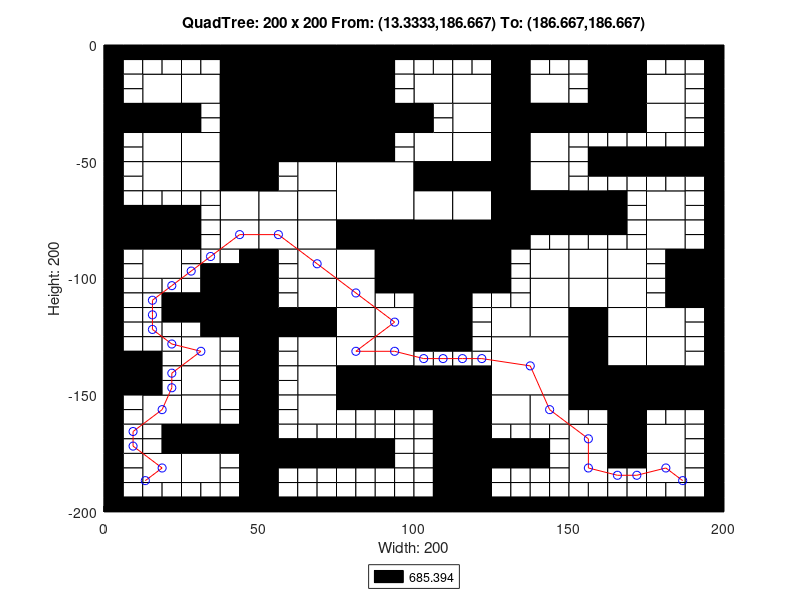

Write the MATLAB code that produced this figure.
axis([0 200 -200 0]);
title('QuadTree: 200 x 200 From: (13.3333,186.667) To: (186.667,186.667)');
xlabel('Width: 200');
ylabel('Height: 200');
rectangle('Position',[50 -25 25 25], 'FaceColor',[0 0 0]);
rectangle('Position',[50 -50 25 25], 'FaceColor',[0 0 0]);
rectangle('Position',[75 -75 25 25], 'FaceColor',[1 1 1]);
rectangle('Position',[100 -100 25 25], 'FaceColor',[0 0 0]);
rectangle('Position',[125 -150 25 25], 'FaceColor',[1 1 1]);
rectangle('Position',[12.5 -25 12.5 12.5], 'FaceColor',[1 1 1]);
rectangle('Position',[37.5 -12.5 12.5 12.5], 'FaceColor',[0 0 0]);
rectangle('Position',[25 -25 12.5 12.5], 'FaceColor',[1 1 1]);
rectangle('Position',[37.5 -25 12.5 12.5], 'FaceColor',[0 0 0]);
rectangle('Position',[0 -37.5 12.5 12.5], 'FaceColor',[0 0 0]);
rectangle('Position',[12.5 -37.5 12.5 12.5], 'FaceColor',[0 0 0]);
rectangle('Position',[12.5 -50 12.5 12.5], 'FaceColor',[1 1 1]);
rectangle('Position',[37.5 -37.5 12.5 12.5], 'FaceColor',[0 0 0]);
rectangle('Position',[25 -50 12.5 12.5], 'FaceColor',[1 1 1]);
rectangle('Position',[37.5 -50 12.5 12.5], 'FaceColor',[0 0 0]);
rectangle('Position',[75 -12.5 12.5 12.5], 'FaceColor',[0 0 0]);
rectangle('Position',[75 -25 12.5 12.5], 'FaceColor',[0 0 0]);
rectangle('Position',[75 -37.5 12.5 12.5], 'FaceColor',[0 0 0]);
rectangle('Position',[87.5 -37.5 12.5 12.5], 'FaceColor',[0 0 0]);
rectangle('Position',[75 -50 12.5 12.5], 'FaceColor',[0 0 0]);
rectangle('Position',[12.5 -62.5 12.5 12.5], 'FaceColor',[1 1 1]);
rectangle('Position',[25 -62.5 12.5 12.5], 'FaceColor',[1 1 1]);
rectangle('Position',[37.5 -62.5 12.5 12.5], 'FaceColor',[0 0 0]);
rectangle('Position',[37.5 -75 12.5 12.5], 'FaceColor',[1 1 1]);
rectangle('Position',[0 -87.5 12.5 12.5], 'FaceColor',[0 0 0]);
rectangle('Position',[12.5 -87.5 12.5 12.5], 'FaceColor',[0 0 0]);
rectangle('Position',[12.5 -100 12.5 12.5], 'FaceColor',[1 1 1]);
rectangle('Position',[37.5 -87.5 12.5 12.5], 'FaceColor',[1 1 1]);
rectangle('Position',[62.5 -62.5 12.5 12.5], 'FaceColor',[1 1 1]);
rectangle('Position',[50 -75 12.5 12.5], 'FaceColor',[1 1 1]);
rectangle('Position',[62.5 -75 12.5 12.5], 'FaceColor',[1 1 1]);
rectangle('Position',[50 -87.5 12.5 12.5], 'FaceColor',[1 1 1]);
rectangle('Position',[62.5 -87.5 12.5 12.5], 'FaceColor',[1 1 1]);
rectangle('Position',[62.5 -100 12.5 12.5], 'FaceColor',[1 1 1]);
rectangle('Position',[75 -87.5 12.5 12.5], 'FaceColor',[0 0 0]);
rectangle('Position',[87.5 -87.5 12.5 12.5], 'FaceColor',[0 0 0]);
rectangle('Position',[75 -100 12.5 12.5], 'FaceColor',[1 1 1]);
rectangle('Position',[87.5 -100 12.5 12.5], 'FaceColor',[0 0 0]);
rectangle('Position',[100 -25 12.5 12.5], 'FaceColor',[1 1 1]);
rectangle('Position',[112.5 -25 12.5 12.5], 'FaceColor',[1 1 1]);
rectangle('Position',[125 -12.5 12.5 12.5], 'FaceColor',[0 0 0]);
rectangle('Position',[125 -25 12.5 12.5], 'FaceColor',[0 0 0]);
rectangle('Position',[137.5 -25 12.5 12.5], 'FaceColor',[1 1 1]);
rectangle('Position',[112.5 -37.5 12.5 12.5], 'FaceColor',[1 1 1]);
rectangle('Position',[100 -50 12.5 12.5], 'FaceColor',[1 1 1]);
rectangle('Position',[112.5 -50 12.5 12.5], 'FaceColor',[1 1 1]);
rectangle('Position',[125 -37.5 12.5 12.5], 'FaceColor',[0 0 0]);
rectangle('Position',[137.5 -37.5 12.5 12.5], 'FaceColor',[0 0 0]);
rectangle('Position',[125 -50 12.5 12.5], 'FaceColor',[0 0 0]);
rectangle('Position',[137.5 -50 12.5 12.5], 'FaceColor',[1 1 1]);
rectangle('Position',[162.5 -12.5 12.5 12.5], 'FaceColor',[0 0 0]);
rectangle('Position',[162.5 -25 12.5 12.5], 'FaceColor',[0 0 0]);
rectangle('Position',[175 -25 12.5 12.5], 'FaceColor',[1 1 1]);
rectangle('Position',[150 -37.5 12.5 12.5], 'FaceColor',[0 0 0]);
rectangle('Position',[162.5 -37.5 12.5 12.5], 'FaceColor',[0 0 0]);
rectangle('Position',[175 -37.5 12.5 12.5], 'FaceColor',[1 1 1]);
rectangle('Position',[100 -62.5 12.5 12.5], 'FaceColor',[0 0 0]);
rectangle('Position',[112.5 -62.5 12.5 12.5], 'FaceColor',[0 0 0]);
rectangle('Position',[100 -75 12.5 12.5], 'FaceColor',[1 1 1]);
rectangle('Position',[112.5 -75 12.5 12.5], 'FaceColor',[1 1 1]);
rectangle('Position',[125 -62.5 12.5 12.5], 'FaceColor',[0 0 0]);
rectangle('Position',[137.5 -62.5 12.5 12.5], 'FaceColor',[1 1 1]);
rectangle('Position',[125 -75 12.5 12.5], 'FaceColor',[0 0 0]);
rectangle('Position',[137.5 -75 12.5 12.5], 'FaceColor',[0 0 0]);
rectangle('Position',[125 -87.5 12.5 12.5], 'FaceColor',[0 0 0]);
rectangle('Position',[137.5 -100 12.5 12.5], 'FaceColor',[1 1 1]);
rectangle('Position',[150 -75 12.5 12.5], 'FaceColor',[0 0 0]);
rectangle('Position',[175 -75 12.5 12.5], 'FaceColor',[1 1 1]);
rectangle('Position',[150 -100 12.5 12.5], 'FaceColor',[1 1 1]);
rectangle('Position',[162.5 -100 12.5 12.5], 'FaceColor',[1 1 1]);
rectangle('Position',[175 -87.5 12.5 12.5], 'FaceColor',[1 1 1]);
rectangle('Position',[187.5 -100 12.5 12.5], 'FaceColor',[0 0 0]);
rectangle('Position',[37.5 -112.5 12.5 12.5], 'FaceColor',[0 0 0]);
rectangle('Position',[37.5 -125 12.5 12.5], 'FaceColor',[0 0 0]);
rectangle('Position',[0 -150 12.5 12.5], 'FaceColor',[0 0 0]);
rectangle('Position',[25 -137.5 12.5 12.5], 'FaceColor',[1 1 1]);
rectangle('Position',[25 -150 12.5 12.5], 'FaceColor',[1 1 1]);
rectangle('Position',[62.5 -112.5 12.5 12.5], 'FaceColor',[1 1 1]);
rectangle('Position',[50 -125 12.5 12.5], 'FaceColor',[0 0 0]);
rectangle('Position',[62.5 -125 12.5 12.5], 'FaceColor',[0 0 0]);
rectangle('Position',[75 -112.5 12.5 12.5], 'FaceColor',[1 1 1]);
rectangle('Position',[75 -125 12.5 12.5], 'FaceColor',[1 1 1]);
rectangle('Position',[87.5 -125 12.5 12.5], 'FaceColor',[1 1 1]);
rectangle('Position',[62.5 -137.5 12.5 12.5], 'FaceColor',[1 1 1]);
rectangle('Position',[62.5 -150 12.5 12.5], 'FaceColor',[1 1 1]);
rectangle('Position',[75 -137.5 12.5 12.5], 'FaceColor',[1 1 1]);
rectangle('Position',[87.5 -137.5 12.5 12.5], 'FaceColor',[1 1 1]);
rectangle('Position',[75 -150 12.5 12.5], 'FaceColor',[0 0 0]);
rectangle('Position',[87.5 -150 12.5 12.5], 'FaceColor',[0 0 0]);
rectangle('Position',[12.5 -162.5 12.5 12.5], 'FaceColor',[1 1 1]);
rectangle('Position',[25 -162.5 12.5 12.5], 'FaceColor',[1 1 1]);
rectangle('Position',[25 -175 12.5 12.5], 'FaceColor',[0 0 0]);
rectangle('Position',[37.5 -175 12.5 12.5], 'FaceColor',[0 0 0]);
rectangle('Position',[12.5 -187.5 12.5 12.5], 'FaceColor',[1 1 1]);
rectangle('Position',[25 -187.5 12.5 12.5], 'FaceColor',[1 1 1]);
rectangle('Position',[62.5 -162.5 12.5 12.5], 'FaceColor',[1 1 1]);
rectangle('Position',[100 -112.5 12.5 12.5], 'FaceColor',[0 0 0]);
rectangle('Position',[100 -125 12.5 12.5], 'FaceColor',[0 0 0]);
rectangle('Position',[137.5 -112.5 12.5 12.5], 'FaceColor',[1 1 1]);
rectangle('Position',[125 -125 12.5 12.5], 'FaceColor',[1 1 1]);
rectangle('Position',[137.5 -125 12.5 12.5], 'FaceColor',[1 1 1]);
rectangle('Position',[100 -150 12.5 12.5], 'FaceColor',[0 0 0]);
rectangle('Position',[112.5 -150 12.5 12.5], 'FaceColor',[0 0 0]);
rectangle('Position',[150 -112.5 12.5 12.5], 'FaceColor',[1 1 1]);
rectangle('Position',[162.5 -112.5 12.5 12.5], 'FaceColor',[1 1 1]);
rectangle('Position',[150 -125 12.5 12.5], 'FaceColor',[0 0 0]);
rectangle('Position',[162.5 -125 12.5 12.5], 'FaceColor',[1 1 1]);
rectangle('Position',[187.5 -112.5 12.5 12.5], 'FaceColor',[0 0 0]);
rectangle('Position',[175 -125 12.5 12.5], 'FaceColor',[1 1 1]);
rectangle('Position',[150 -137.5 12.5 12.5], 'FaceColor',[0 0 0]);
rectangle('Position',[162.5 -137.5 12.5 12.5], 'FaceColor',[1 1 1]);
rectangle('Position',[150 -150 12.5 12.5], 'FaceColor',[0 0 0]);
rectangle('Position',[162.5 -150 12.5 12.5], 'FaceColor',[0 0 0]);
rectangle('Position',[175 -137.5 12.5 12.5], 'FaceColor',[1 1 1]);
rectangle('Position',[175 -150 12.5 12.5], 'FaceColor',[0 0 0]);
rectangle('Position',[187.5 -150 12.5 12.5], 'FaceColor',[0 0 0]);
rectangle('Position',[112.5 -162.5 12.5 12.5], 'FaceColor',[0 0 0]);
rectangle('Position',[112.5 -175 12.5 12.5], 'FaceColor',[0 0 0]);
rectangle('Position',[125 -162.5 12.5 12.5], 'FaceColor',[1 1 1]);
rectangle('Position',[137.5 -162.5 12.5 12.5], 'FaceColor',[1 1 1]);
rectangle('Position',[112.5 -187.5 12.5 12.5], 'FaceColor',[0 0 0]);
rectangle('Position',[112.5 -200 12.5 12.5], 'FaceColor',[0 0 0]);
rectangle('Position',[162.5 -162.5 12.5 12.5], 'FaceColor',[0 0 0]);
rectangle('Position',[150 -175 12.5 12.5], 'FaceColor',[1 1 1]);
rectangle('Position',[162.5 -175 12.5 12.5], 'FaceColor',[0 0 0]);
rectangle('Position',[175 -175 12.5 12.5], 'FaceColor',[1 1 1]);
rectangle('Position',[150 -187.5 12.5 12.5], 'FaceColor',[1 1 1]);
rectangle('Position',[175 -187.5 12.5 12.5], 'FaceColor',[1 1 1]);
rectangle('Position',[0 -6.25 6.25 6.25], 'FaceColor',[0 0 0]);
rectangle('Position',[6.25 -6.25 6.25 6.25], 'FaceColor',[0 0 0]);
rectangle('Position',[0 -12.5 6.25 6.25], 'FaceColor',[0 0 0]);
rectangle('Position',[6.25 -12.5 6.25 6.25], 'FaceColor',[1 1 1]);
rectangle('Position',[12.5 -6.25 6.25 6.25], 'FaceColor',[0 0 0]);
rectangle('Position',[18.75 -6.25 6.25 6.25], 'FaceColor',[0 0 0]);
rectangle('Position',[12.5 -12.5 6.25 6.25], 'FaceColor',[1 1 1]);
rectangle('Position',[18.75 -12.5 6.25 6.25], 'FaceColor',[1 1 1]);
rectangle('Position',[0 -18.75 6.25 6.25], 'FaceColor',[0 0 0]);
rectangle('Position',[6.25 -18.75 6.25 6.25], 'FaceColor',[1 1 1]);
rectangle('Position',[0 -25 6.25 6.25], 'FaceColor',[0 0 0]);
rectangle('Position',[6.25 -25 6.25 6.25], 'FaceColor',[1 1 1]);
rectangle('Position',[25 -6.25 6.25 6.25], 'FaceColor',[0 0 0]);
rectangle('Position',[31.25 -6.25 6.25 6.25], 'FaceColor',[0 0 0]);
rectangle('Position',[25 -12.5 6.25 6.25], 'FaceColor',[1 1 1]);
rectangle('Position',[31.25 -12.5 6.25 6.25], 'FaceColor',[1 1 1]);
rectangle('Position',[0 -43.75 6.25 6.25], 'FaceColor',[0 0 0]);
rectangle('Position',[6.25 -43.75 6.25 6.25], 'FaceColor',[1 1 1]);
rectangle('Position',[0 -50 6.25 6.25], 'FaceColor',[0 0 0]);
rectangle('Position',[6.25 -50 6.25 6.25], 'FaceColor',[1 1 1]);
rectangle('Position',[25 -31.25 6.25 6.25], 'FaceColor',[0 0 0]);
rectangle('Position',[31.25 -31.25 6.25 6.25], 'FaceColor',[1 1 1]);
rectangle('Position',[25 -37.5 6.25 6.25], 'FaceColor',[0 0 0]);
rectangle('Position',[31.25 -37.5 6.25 6.25], 'FaceColor',[1 1 1]);
rectangle('Position',[87.5 -6.25 6.25 6.25], 'FaceColor',[0 0 0]);
rectangle('Position',[93.75 -6.25 6.25 6.25], 'FaceColor',[0 0 0]);
rectangle('Position',[87.5 -12.5 6.25 6.25], 'FaceColor',[0 0 0]);
rectangle('Position',[93.75 -12.5 6.25 6.25], 'FaceColor',[1 1 1]);
rectangle('Position',[87.5 -18.75 6.25 6.25], 'FaceColor',[0 0 0]);
rectangle('Position',[93.75 -18.75 6.25 6.25], 'FaceColor',[1 1 1]);
rectangle('Position',[87.5 -25 6.25 6.25], 'FaceColor',[0 0 0]);
rectangle('Position',[93.75 -25 6.25 6.25], 'FaceColor',[1 1 1]);
rectangle('Position',[87.5 -43.75 6.25 6.25], 'FaceColor',[0 0 0]);
rectangle('Position',[93.75 -43.75 6.25 6.25], 'FaceColor',[1 1 1]);
rectangle('Position',[87.5 -50 6.25 6.25], 'FaceColor',[0 0 0]);
rectangle('Position',[93.75 -50 6.25 6.25], 'FaceColor',[1 1 1]);
rectangle('Position',[0 -56.25 6.25 6.25], 'FaceColor',[0 0 0]);
rectangle('Position',[6.25 -56.25 6.25 6.25], 'FaceColor',[1 1 1]);
rectangle('Position',[0 -62.5 6.25 6.25], 'FaceColor',[0 0 0]);
rectangle('Position',[6.25 -62.5 6.25 6.25], 'FaceColor',[1 1 1]);
rectangle('Position',[0 -68.75 6.25 6.25], 'FaceColor',[0 0 0]);
rectangle('Position',[6.25 -68.75 6.25 6.25], 'FaceColor',[1 1 1]);
rectangle('Position',[0 -75 6.25 6.25], 'FaceColor',[0 0 0]);
rectangle('Position',[6.25 -75 6.25 6.25], 'FaceColor',[0 0 0]);
rectangle('Position',[12.5 -68.75 6.25 6.25], 'FaceColor',[1 1 1]);
rectangle('Position',[18.75 -68.75 6.25 6.25], 'FaceColor',[1 1 1]);
rectangle('Position',[12.5 -75 6.25 6.25], 'FaceColor',[0 0 0]);
rectangle('Position',[18.75 -75 6.25 6.25], 'FaceColor',[0 0 0]);
rectangle('Position',[25 -68.75 6.25 6.25], 'FaceColor',[1 1 1]);
rectangle('Position',[31.25 -68.75 6.25 6.25], 'FaceColor',[1 1 1]);
rectangle('Position',[25 -75 6.25 6.25], 'FaceColor',[0 0 0]);
rectangle('Position',[31.25 -75 6.25 6.25], 'FaceColor',[1 1 1]);
rectangle('Position',[0 -93.75 6.25 6.25], 'FaceColor',[0 0 0]);
rectangle('Position',[6.25 -93.75 6.25 6.25], 'FaceColor',[1 1 1]);
rectangle('Position',[0 -100 6.25 6.25], 'FaceColor',[0 0 0]);
rectangle('Position',[6.25 -100 6.25 6.25], 'FaceColor',[1 1 1]);
rectangle('Position',[25 -81.25 6.25 6.25], 'FaceColor',[0 0 0]);
rectangle('Position',[31.25 -81.25 6.25 6.25], 'FaceColor',[1 1 1]);
rectangle('Position',[25 -87.5 6.25 6.25], 'FaceColor',[0 0 0]);
rectangle('Position',[31.25 -87.5 6.25 6.25], 'FaceColor',[1 1 1]);
rectangle('Position',[25 -93.75 6.25 6.25], 'FaceColor',[1 1 1]);
rectangle('Position',[31.25 -93.75 6.25 6.25], 'FaceColor',[1 1 1]);
rectangle('Position',[25 -100 6.25 6.25], 'FaceColor',[1 1 1]);
rectangle('Position',[31.25 -100 6.25 6.25], 'FaceColor',[0 0 0]);
rectangle('Position',[37.5 -93.75 6.25 6.25], 'FaceColor',[1 1 1]);
rectangle('Position',[43.75 -93.75 6.25 6.25], 'FaceColor',[0 0 0]);
rectangle('Position',[37.5 -100 6.25 6.25], 'FaceColor',[0 0 0]);
rectangle('Position',[43.75 -100 6.25 6.25], 'FaceColor',[0 0 0]);
rectangle('Position',[50 -56.25 6.25 6.25], 'FaceColor',[0 0 0]);
rectangle('Position',[56.25 -56.25 6.25 6.25], 'FaceColor',[1 1 1]);
rectangle('Position',[50 -62.5 6.25 6.25], 'FaceColor',[0 0 0]);
rectangle('Position',[56.25 -62.5 6.25 6.25], 'FaceColor',[1 1 1]);
rectangle('Position',[50 -93.75 6.25 6.25], 'FaceColor',[0 0 0]);
rectangle('Position',[56.25 -93.75 6.25 6.25], 'FaceColor',[1 1 1]);
rectangle('Position',[50 -100 6.25 6.25], 'FaceColor',[0 0 0]);
rectangle('Position',[56.25 -100 6.25 6.25], 'FaceColor',[1 1 1]);
rectangle('Position',[100 -6.25 6.25 6.25], 'FaceColor',[0 0 0]);
rectangle('Position',[106.25 -6.25 6.25 6.25], 'FaceColor',[0 0 0]);
rectangle('Position',[100 -12.5 6.25 6.25], 'FaceColor',[1 1 1]);
rectangle('Position',[106.25 -12.5 6.25 6.25], 'FaceColor',[1 1 1]);
rectangle('Position',[112.5 -6.25 6.25 6.25], 'FaceColor',[0 0 0]);
rectangle('Position',[118.75 -6.25 6.25 6.25], 'FaceColor',[0 0 0]);
rectangle('Position',[112.5 -12.5 6.25 6.25], 'FaceColor',[1 1 1]);
rectangle('Position',[118.75 -12.5 6.25 6.25], 'FaceColor',[1 1 1]);
rectangle('Position',[137.5 -6.25 6.25 6.25], 'FaceColor',[0 0 0]);
rectangle('Position',[143.75 -6.25 6.25 6.25], 'FaceColor',[0 0 0]);
rectangle('Position',[137.5 -12.5 6.25 6.25], 'FaceColor',[1 1 1]);
rectangle('Position',[143.75 -12.5 6.25 6.25], 'FaceColor',[1 1 1]);
rectangle('Position',[100 -31.25 6.25 6.25], 'FaceColor',[0 0 0]);
rectangle('Position',[106.25 -31.25 6.25 6.25], 'FaceColor',[1 1 1]);
rectangle('Position',[100 -37.5 6.25 6.25], 'FaceColor',[0 0 0]);
rectangle('Position',[106.25 -37.5 6.25 6.25], 'FaceColor',[1 1 1]);
rectangle('Position',[150 -6.25 6.25 6.25], 'FaceColor',[0 0 0]);
rectangle('Position',[156.25 -6.25 6.25 6.25], 'FaceColor',[0 0 0]);
rectangle('Position',[150 -12.5 6.25 6.25], 'FaceColor',[1 1 1]);
rectangle('Position',[156.25 -12.5 6.25 6.25], 'FaceColor',[0 0 0]);
rectangle('Position',[150 -18.75 6.25 6.25], 'FaceColor',[1 1 1]);
rectangle('Position',[156.25 -18.75 6.25 6.25], 'FaceColor',[0 0 0]);
rectangle('Position',[150 -25 6.25 6.25], 'FaceColor',[1 1 1]);
rectangle('Position',[156.25 -25 6.25 6.25], 'FaceColor',[0 0 0]);
rectangle('Position',[175 -6.25 6.25 6.25], 'FaceColor',[0 0 0]);
rectangle('Position',[181.25 -6.25 6.25 6.25], 'FaceColor',[0 0 0]);
rectangle('Position',[175 -12.5 6.25 6.25], 'FaceColor',[1 1 1]);
rectangle('Position',[181.25 -12.5 6.25 6.25], 'FaceColor',[1 1 1]);
rectangle('Position',[187.5 -6.25 6.25 6.25], 'FaceColor',[0 0 0]);
rectangle('Position',[193.75 -6.25 6.25 6.25], 'FaceColor',[0 0 0]);
rectangle('Position',[187.5 -12.5 6.25 6.25], 'FaceColor',[1 1 1]);
rectangle('Position',[193.75 -12.5 6.25 6.25], 'FaceColor',[0 0 0]);
rectangle('Position',[187.5 -18.75 6.25 6.25], 'FaceColor',[1 1 1]);
rectangle('Position',[193.75 -18.75 6.25 6.25], 'FaceColor',[0 0 0]);
rectangle('Position',[187.5 -25 6.25 6.25], 'FaceColor',[1 1 1]);
rectangle('Position',[193.75 -25 6.25 6.25], 'FaceColor',[0 0 0]);
rectangle('Position',[150 -43.75 6.25 6.25], 'FaceColor',[1 1 1]);
rectangle('Position',[156.25 -43.75 6.25 6.25], 'FaceColor',[1 1 1]);
rectangle('Position',[150 -50 6.25 6.25], 'FaceColor',[1 1 1]);
rectangle('Position',[156.25 -50 6.25 6.25], 'FaceColor',[0 0 0]);
rectangle('Position',[162.5 -43.75 6.25 6.25], 'FaceColor',[1 1 1]);
rectangle('Position',[168.75 -43.75 6.25 6.25], 'FaceColor',[1 1 1]);
rectangle('Position',[162.5 -50 6.25 6.25], 'FaceColor',[0 0 0]);
rectangle('Position',[168.75 -50 6.25 6.25], 'FaceColor',[0 0 0]);
rectangle('Position',[187.5 -31.25 6.25 6.25], 'FaceColor',[1 1 1]);
rectangle('Position',[193.75 -31.25 6.25 6.25], 'FaceColor',[0 0 0]);
rectangle('Position',[187.5 -37.5 6.25 6.25], 'FaceColor',[1 1 1]);
rectangle('Position',[193.75 -37.5 6.25 6.25], 'FaceColor',[0 0 0]);
rectangle('Position',[175 -43.75 6.25 6.25], 'FaceColor',[1 1 1]);
rectangle('Position',[181.25 -43.75 6.25 6.25], 'FaceColor',[1 1 1]);
rectangle('Position',[175 -50 6.25 6.25], 'FaceColor',[0 0 0]);
rectangle('Position',[181.25 -50 6.25 6.25], 'FaceColor',[0 0 0]);
rectangle('Position',[187.5 -43.75 6.25 6.25], 'FaceColor',[1 1 1]);
rectangle('Position',[193.75 -43.75 6.25 6.25], 'FaceColor',[0 0 0]);
rectangle('Position',[187.5 -50 6.25 6.25], 'FaceColor',[0 0 0]);
rectangle('Position',[193.75 -50 6.25 6.25], 'FaceColor',[0 0 0]);
rectangle('Position',[137.5 -81.25 6.25 6.25], 'FaceColor',[0 0 0]);
rectangle('Position',[143.75 -81.25 6.25 6.25], 'FaceColor',[0 0 0]);
rectangle('Position',[137.5 -87.5 6.25 6.25], 'FaceColor',[1 1 1]);
rectangle('Position',[143.75 -87.5 6.25 6.25], 'FaceColor',[1 1 1]);
rectangle('Position',[125 -93.75 6.25 6.25], 'FaceColor',[0 0 0]);
rectangle('Position',[131.25 -93.75 6.25 6.25], 'FaceColor',[1 1 1]);
rectangle('Position',[125 -100 6.25 6.25], 'FaceColor',[0 0 0]);
rectangle('Position',[131.25 -100 6.25 6.25], 'FaceColor',[1 1 1]);
rectangle('Position',[150 -56.25 6.25 6.25], 'FaceColor',[1 1 1]);
rectangle('Position',[156.25 -56.25 6.25 6.25], 'FaceColor',[0 0 0]);
rectangle('Position',[150 -62.5 6.25 6.25], 'FaceColor',[1 1 1]);
rectangle('Position',[156.25 -62.5 6.25 6.25], 'FaceColor',[1 1 1]);
rectangle('Position',[162.5 -56.25 6.25 6.25], 'FaceColor',[0 0 0]);
rectangle('Position',[168.75 -56.25 6.25 6.25], 'FaceColor',[0 0 0]);
rectangle('Position',[162.5 -62.5 6.25 6.25], 'FaceColor',[1 1 1]);
rectangle('Position',[168.75 -62.5 6.25 6.25], 'FaceColor',[1 1 1]);
rectangle('Position',[162.5 -68.75 6.25 6.25], 'FaceColor',[0 0 0]);
rectangle('Position',[168.75 -68.75 6.25 6.25], 'FaceColor',[1 1 1]);
rectangle('Position',[162.5 -75 6.25 6.25], 'FaceColor',[0 0 0]);
rectangle('Position',[168.75 -75 6.25 6.25], 'FaceColor',[1 1 1]);
rectangle('Position',[175 -56.25 6.25 6.25], 'FaceColor',[0 0 0]);
rectangle('Position',[181.25 -56.25 6.25 6.25], 'FaceColor',[0 0 0]);
rectangle('Position',[175 -62.5 6.25 6.25], 'FaceColor',[1 1 1]);
rectangle('Position',[181.25 -62.5 6.25 6.25], 'FaceColor',[1 1 1]);
rectangle('Position',[187.5 -56.25 6.25 6.25], 'FaceColor',[0 0 0]);
rectangle('Position',[193.75 -56.25 6.25 6.25], 'FaceColor',[0 0 0]);
rectangle('Position',[187.5 -62.5 6.25 6.25], 'FaceColor',[1 1 1]);
rectangle('Position',[193.75 -62.5 6.25 6.25], 'FaceColor',[0 0 0]);
rectangle('Position',[187.5 -68.75 6.25 6.25], 'FaceColor',[1 1 1]);
rectangle('Position',[193.75 -68.75 6.25 6.25], 'FaceColor',[0 0 0]);
rectangle('Position',[187.5 -75 6.25 6.25], 'FaceColor',[1 1 1]);
rectangle('Position',[193.75 -75 6.25 6.25], 'FaceColor',[0 0 0]);
rectangle('Position',[150 -81.25 6.25 6.25], 'FaceColor',[0 0 0]);
rectangle('Position',[156.25 -81.25 6.25 6.25], 'FaceColor',[0 0 0]);
rectangle('Position',[150 -87.5 6.25 6.25], 'FaceColor',[1 1 1]);
rectangle('Position',[156.25 -87.5 6.25 6.25], 'FaceColor',[1 1 1]);
rectangle('Position',[162.5 -81.25 6.25 6.25], 'FaceColor',[0 0 0]);
rectangle('Position',[168.75 -81.25 6.25 6.25], 'FaceColor',[1 1 1]);
rectangle('Position',[162.5 -87.5 6.25 6.25], 'FaceColor',[1 1 1]);
rectangle('Position',[168.75 -87.5 6.25 6.25], 'FaceColor',[1 1 1]);
rectangle('Position',[187.5 -81.25 6.25 6.25], 'FaceColor',[1 1 1]);
rectangle('Position',[193.75 -81.25 6.25 6.25], 'FaceColor',[0 0 0]);
rectangle('Position',[187.5 -87.5 6.25 6.25], 'FaceColor',[1 1 1]);
rectangle('Position',[193.75 -87.5 6.25 6.25], 'FaceColor',[0 0 0]);
rectangle('Position',[175 -93.75 6.25 6.25], 'FaceColor',[1 1 1]);
rectangle('Position',[181.25 -93.75 6.25 6.25], 'FaceColor',[0 0 0]);
rectangle('Position',[175 -100 6.25 6.25], 'FaceColor',[1 1 1]);
rectangle('Position',[181.25 -100 6.25 6.25], 'FaceColor',[0 0 0]);
rectangle('Position',[0 -106.25 6.25 6.25], 'FaceColor',[0 0 0]);
rectangle('Position',[6.25 -106.25 6.25 6.25], 'FaceColor',[1 1 1]);
rectangle('Position',[0 -112.5 6.25 6.25], 'FaceColor',[0 0 0]);
rectangle('Position',[6.25 -112.5 6.25 6.25], 'FaceColor',[1 1 1]);
rectangle('Position',[12.5 -106.25 6.25 6.25], 'FaceColor',[1 1 1]);
rectangle('Position',[18.75 -106.25 6.25 6.25], 'FaceColor',[1 1 1]);
rectangle('Position',[12.5 -112.5 6.25 6.25], 'FaceColor',[1 1 1]);
rectangle('Position',[18.75 -112.5 6.25 6.25], 'FaceColor',[0 0 0]);
rectangle('Position',[0 -118.75 6.25 6.25], 'FaceColor',[0 0 0]);
rectangle('Position',[6.25 -118.75 6.25 6.25], 'FaceColor',[1 1 1]);
rectangle('Position',[0 -125 6.25 6.25], 'FaceColor',[0 0 0]);
rectangle('Position',[6.25 -125 6.25 6.25], 'FaceColor',[1 1 1]);
rectangle('Position',[12.5 -118.75 6.25 6.25], 'FaceColor',[1 1 1]);
rectangle('Position',[18.75 -118.75 6.25 6.25], 'FaceColor',[0 0 0]);
rectangle('Position',[12.5 -125 6.25 6.25], 'FaceColor',[1 1 1]);
rectangle('Position',[18.75 -125 6.25 6.25], 'FaceColor',[1 1 1]);
rectangle('Position',[25 -106.25 6.25 6.25], 'FaceColor',[1 1 1]);
rectangle('Position',[31.25 -106.25 6.25 6.25], 'FaceColor',[0 0 0]);
rectangle('Position',[25 -112.5 6.25 6.25], 'FaceColor',[0 0 0]);
rectangle('Position',[31.25 -112.5 6.25 6.25], 'FaceColor',[0 0 0]);
rectangle('Position',[25 -118.75 6.25 6.25], 'FaceColor',[0 0 0]);
rectangle('Position',[31.25 -118.75 6.25 6.25], 'FaceColor',[0 0 0]);
rectangle('Position',[25 -125 6.25 6.25], 'FaceColor',[1 1 1]);
rectangle('Position',[31.25 -125 6.25 6.25], 'FaceColor',[0 0 0]);
rectangle('Position',[0 -131.25 6.25 6.25], 'FaceColor',[0 0 0]);
rectangle('Position',[6.25 -131.25 6.25 6.25], 'FaceColor',[1 1 1]);
rectangle('Position',[0 -137.5 6.25 6.25], 'FaceColor',[0 0 0]);
rectangle('Position',[6.25 -137.5 6.25 6.25], 'FaceColor',[0 0 0]);
rectangle('Position',[12.5 -131.25 6.25 6.25], 'FaceColor',[1 1 1]);
rectangle('Position',[18.75 -131.25 6.25 6.25], 'FaceColor',[1 1 1]);
rectangle('Position',[12.5 -137.5 6.25 6.25], 'FaceColor',[0 0 0]);
rectangle('Position',[18.75 -137.5 6.25 6.25], 'FaceColor',[1 1 1]);
rectangle('Position',[12.5 -143.75 6.25 6.25], 'FaceColor',[0 0 0]);
rectangle('Position',[18.75 -143.75 6.25 6.25], 'FaceColor',[1 1 1]);
rectangle('Position',[12.5 -150 6.25 6.25], 'FaceColor',[0 0 0]);
rectangle('Position',[18.75 -150 6.25 6.25], 'FaceColor',[1 1 1]);
rectangle('Position',[37.5 -131.25 6.25 6.25], 'FaceColor',[1 1 1]);
rectangle('Position',[43.75 -131.25 6.25 6.25], 'FaceColor',[0 0 0]);
rectangle('Position',[37.5 -137.5 6.25 6.25], 'FaceColor',[1 1 1]);
rectangle('Position',[43.75 -137.5 6.25 6.25], 'FaceColor',[0 0 0]);
rectangle('Position',[37.5 -143.75 6.25 6.25], 'FaceColor',[1 1 1]);
rectangle('Position',[43.75 -143.75 6.25 6.25], 'FaceColor',[0 0 0]);
rectangle('Position',[37.5 -150 6.25 6.25], 'FaceColor',[1 1 1]);
rectangle('Position',[43.75 -150 6.25 6.25], 'FaceColor',[0 0 0]);
rectangle('Position',[50 -106.25 6.25 6.25], 'FaceColor',[0 0 0]);
rectangle('Position',[56.25 -106.25 6.25 6.25], 'FaceColor',[1 1 1]);
rectangle('Position',[50 -112.5 6.25 6.25], 'FaceColor',[0 0 0]);
rectangle('Position',[56.25 -112.5 6.25 6.25], 'FaceColor',[1 1 1]);
rectangle('Position',[87.5 -106.25 6.25 6.25], 'FaceColor',[0 0 0]);
rectangle('Position',[93.75 -106.25 6.25 6.25], 'FaceColor',[0 0 0]);
rectangle('Position',[87.5 -112.5 6.25 6.25], 'FaceColor',[1 1 1]);
rectangle('Position',[93.75 -112.5 6.25 6.25], 'FaceColor',[1 1 1]);
rectangle('Position',[50 -131.25 6.25 6.25], 'FaceColor',[0 0 0]);
rectangle('Position',[56.25 -131.25 6.25 6.25], 'FaceColor',[1 1 1]);
rectangle('Position',[50 -137.5 6.25 6.25], 'FaceColor',[0 0 0]);
rectangle('Position',[56.25 -137.5 6.25 6.25], 'FaceColor',[1 1 1]);
rectangle('Position',[50 -143.75 6.25 6.25], 'FaceColor',[0 0 0]);
rectangle('Position',[56.25 -143.75 6.25 6.25], 'FaceColor',[1 1 1]);
rectangle('Position',[50 -150 6.25 6.25], 'FaceColor',[0 0 0]);
rectangle('Position',[56.25 -150 6.25 6.25], 'FaceColor',[1 1 1]);
rectangle('Position',[0 -156.25 6.25 6.25], 'FaceColor',[0 0 0]);
rectangle('Position',[6.25 -156.25 6.25 6.25], 'FaceColor',[1 1 1]);
rectangle('Position',[0 -162.5 6.25 6.25], 'FaceColor',[0 0 0]);
rectangle('Position',[6.25 -162.5 6.25 6.25], 'FaceColor',[1 1 1]);
rectangle('Position',[0 -168.75 6.25 6.25], 'FaceColor',[0 0 0]);
rectangle('Position',[6.25 -168.75 6.25 6.25], 'FaceColor',[1 1 1]);
rectangle('Position',[0 -175 6.25 6.25], 'FaceColor',[0 0 0]);
rectangle('Position',[6.25 -175 6.25 6.25], 'FaceColor',[1 1 1]);
rectangle('Position',[12.5 -168.75 6.25 6.25], 'FaceColor',[1 1 1]);
rectangle('Position',[18.75 -168.75 6.25 6.25], 'FaceColor',[0 0 0]);
rectangle('Position',[12.5 -175 6.25 6.25], 'FaceColor',[1 1 1]);
rectangle('Position',[18.75 -175 6.25 6.25], 'FaceColor',[0 0 0]);
rectangle('Position',[37.5 -156.25 6.25 6.25], 'FaceColor',[1 1 1]);
rectangle('Position',[43.75 -156.25 6.25 6.25], 'FaceColor',[0 0 0]);
rectangle('Position',[37.5 -162.5 6.25 6.25], 'FaceColor',[1 1 1]);
rectangle('Position',[43.75 -162.5 6.25 6.25], 'FaceColor',[0 0 0]);
rectangle('Position',[0 -181.25 6.25 6.25], 'FaceColor',[0 0 0]);
rectangle('Position',[6.25 -181.25 6.25 6.25], 'FaceColor',[1 1 1]);
rectangle('Position',[0 -187.5 6.25 6.25], 'FaceColor',[0 0 0]);
rectangle('Position',[6.25 -187.5 6.25 6.25], 'FaceColor',[1 1 1]);
rectangle('Position',[0 -193.75 6.25 6.25], 'FaceColor',[0 0 0]);
rectangle('Position',[6.25 -193.75 6.25 6.25], 'FaceColor',[1 1 1]);
rectangle('Position',[0 -200 6.25 6.25], 'FaceColor',[0 0 0]);
rectangle('Position',[6.25 -200 6.25 6.25], 'FaceColor',[0 0 0]);
rectangle('Position',[12.5 -193.75 6.25 6.25], 'FaceColor',[1 1 1]);
rectangle('Position',[18.75 -193.75 6.25 6.25], 'FaceColor',[1 1 1]);
rectangle('Position',[12.5 -200 6.25 6.25], 'FaceColor',[0 0 0]);
rectangle('Position',[18.75 -200 6.25 6.25], 'FaceColor',[0 0 0]);
rectangle('Position',[37.5 -181.25 6.25 6.25], 'FaceColor',[1 1 1]);
rectangle('Position',[43.75 -181.25 6.25 6.25], 'FaceColor',[0 0 0]);
rectangle('Position',[37.5 -187.5 6.25 6.25], 'FaceColor',[1 1 1]);
rectangle('Position',[43.75 -187.5 6.25 6.25], 'FaceColor',[0 0 0]);
rectangle('Position',[25 -193.75 6.25 6.25], 'FaceColor',[1 1 1]);
rectangle('Position',[31.25 -193.75 6.25 6.25], 'FaceColor',[1 1 1]);
rectangle('Position',[25 -200 6.25 6.25], 'FaceColor',[0 0 0]);
rectangle('Position',[31.25 -200 6.25 6.25], 'FaceColor',[0 0 0]);
rectangle('Position',[37.5 -193.75 6.25 6.25], 'FaceColor',[1 1 1]);
rectangle('Position',[43.75 -193.75 6.25 6.25], 'FaceColor',[0 0 0]);
rectangle('Position',[37.5 -200 6.25 6.25], 'FaceColor',[0 0 0]);
rectangle('Position',[43.75 -200 6.25 6.25], 'FaceColor',[0 0 0]);
rectangle('Position',[50 -156.25 6.25 6.25], 'FaceColor',[0 0 0]);
rectangle('Position',[56.25 -156.25 6.25 6.25], 'FaceColor',[1 1 1]);
rectangle('Position',[50 -162.5 6.25 6.25], 'FaceColor',[0 0 0]);
rectangle('Position',[56.25 -162.5 6.25 6.25], 'FaceColor',[1 1 1]);
rectangle('Position',[50 -168.75 6.25 6.25], 'FaceColor',[0 0 0]);
rectangle('Position',[56.25 -168.75 6.25 6.25], 'FaceColor',[1 1 1]);
rectangle('Position',[50 -175 6.25 6.25], 'FaceColor',[0 0 0]);
rectangle('Position',[56.25 -175 6.25 6.25], 'FaceColor',[0 0 0]);
rectangle('Position',[62.5 -168.75 6.25 6.25], 'FaceColor',[1 1 1]);
rectangle('Position',[68.75 -168.75 6.25 6.25], 'FaceColor',[1 1 1]);
rectangle('Position',[62.5 -175 6.25 6.25], 'FaceColor',[0 0 0]);
rectangle('Position',[68.75 -175 6.25 6.25], 'FaceColor',[0 0 0]);
rectangle('Position',[75 -156.25 6.25 6.25], 'FaceColor',[0 0 0]);
rectangle('Position',[81.25 -156.25 6.25 6.25], 'FaceColor',[0 0 0]);
rectangle('Position',[75 -162.5 6.25 6.25], 'FaceColor',[1 1 1]);
rectangle('Position',[81.25 -162.5 6.25 6.25], 'FaceColor',[1 1 1]);
rectangle('Position',[87.5 -156.25 6.25 6.25], 'FaceColor',[0 0 0]);
rectangle('Position',[93.75 -156.25 6.25 6.25], 'FaceColor',[0 0 0]);
rectangle('Position',[87.5 -162.5 6.25 6.25], 'FaceColor',[1 1 1]);
rectangle('Position',[93.75 -162.5 6.25 6.25], 'FaceColor',[1 1 1]);
rectangle('Position',[75 -168.75 6.25 6.25], 'FaceColor',[1 1 1]);
rectangle('Position',[81.25 -168.75 6.25 6.25], 'FaceColor',[1 1 1]);
rectangle('Position',[75 -175 6.25 6.25], 'FaceColor',[0 0 0]);
rectangle('Position',[81.25 -175 6.25 6.25], 'FaceColor',[0 0 0]);
rectangle('Position',[87.5 -168.75 6.25 6.25], 'FaceColor',[1 1 1]);
rectangle('Position',[93.75 -168.75 6.25 6.25], 'FaceColor',[1 1 1]);
rectangle('Position',[87.5 -175 6.25 6.25], 'FaceColor',[0 0 0]);
rectangle('Position',[93.75 -175 6.25 6.25], 'FaceColor',[1 1 1]);
rectangle('Position',[50 -181.25 6.25 6.25], 'FaceColor',[0 0 0]);
rectangle('Position',[56.25 -181.25 6.25 6.25], 'FaceColor',[0 0 0]);
rectangle('Position',[50 -187.5 6.25 6.25], 'FaceColor',[0 0 0]);
rectangle('Position',[56.25 -187.5 6.25 6.25], 'FaceColor',[1 1 1]);
rectangle('Position',[62.5 -181.25 6.25 6.25], 'FaceColor',[0 0 0]);
rectangle('Position',[68.75 -181.25 6.25 6.25], 'FaceColor',[0 0 0]);
rectangle('Position',[62.5 -187.5 6.25 6.25], 'FaceColor',[1 1 1]);
rectangle('Position',[68.75 -187.5 6.25 6.25], 'FaceColor',[1 1 1]);
rectangle('Position',[50 -193.75 6.25 6.25], 'FaceColor',[0 0 0]);
rectangle('Position',[56.25 -193.75 6.25 6.25], 'FaceColor',[1 1 1]);
rectangle('Position',[50 -200 6.25 6.25], 'FaceColor',[0 0 0]);
rectangle('Position',[56.25 -200 6.25 6.25], 'FaceColor',[0 0 0]);
rectangle('Position',[62.5 -193.75 6.25 6.25], 'FaceColor',[1 1 1]);
rectangle('Position',[68.75 -193.75 6.25 6.25], 'FaceColor',[1 1 1]);
rectangle('Position',[62.5 -200 6.25 6.25], 'FaceColor',[0 0 0]);
rectangle('Position',[68.75 -200 6.25 6.25], 'FaceColor',[0 0 0]);
rectangle('Position',[75 -181.25 6.25 6.25], 'FaceColor',[0 0 0]);
rectangle('Position',[81.25 -181.25 6.25 6.25], 'FaceColor',[0 0 0]);
rectangle('Position',[75 -187.5 6.25 6.25], 'FaceColor',[1 1 1]);
rectangle('Position',[81.25 -187.5 6.25 6.25], 'FaceColor',[1 1 1]);
rectangle('Position',[87.5 -181.25 6.25 6.25], 'FaceColor',[0 0 0]);
rectangle('Position',[93.75 -181.25 6.25 6.25], 'FaceColor',[1 1 1]);
rectangle('Position',[87.5 -187.5 6.25 6.25], 'FaceColor',[1 1 1]);
rectangle('Position',[93.75 -187.5 6.25 6.25], 'FaceColor',[1 1 1]);
rectangle('Position',[75 -193.75 6.25 6.25], 'FaceColor',[1 1 1]);
rectangle('Position',[81.25 -193.75 6.25 6.25], 'FaceColor',[1 1 1]);
rectangle('Position',[75 -200 6.25 6.25], 'FaceColor',[0 0 0]);
rectangle('Position',[81.25 -200 6.25 6.25], 'FaceColor',[0 0 0]);
rectangle('Position',[87.5 -193.75 6.25 6.25], 'FaceColor',[1 1 1]);
rectangle('Position',[93.75 -193.75 6.25 6.25], 'FaceColor',[1 1 1]);
rectangle('Position',[87.5 -200 6.25 6.25], 'FaceColor',[0 0 0]);
rectangle('Position',[93.75 -200 6.25 6.25], 'FaceColor',[0 0 0]);
rectangle('Position',[112.5 -106.25 6.25 6.25], 'FaceColor',[0 0 0]);
rectangle('Position',[118.75 -106.25 6.25 6.25], 'FaceColor',[0 0 0]);
rectangle('Position',[112.5 -112.5 6.25 6.25], 'FaceColor',[0 0 0]);
rectangle('Position',[118.75 -112.5 6.25 6.25], 'FaceColor',[1 1 1]);
rectangle('Position',[112.5 -118.75 6.25 6.25], 'FaceColor',[0 0 0]);
rectangle('Position',[118.75 -118.75 6.25 6.25], 'FaceColor',[1 1 1]);
rectangle('Position',[112.5 -125 6.25 6.25], 'FaceColor',[0 0 0]);
rectangle('Position',[118.75 -125 6.25 6.25], 'FaceColor',[1 1 1]);
rectangle('Position',[125 -106.25 6.25 6.25], 'FaceColor',[0 0 0]);
rectangle('Position',[131.25 -106.25 6.25 6.25], 'FaceColor',[1 1 1]);
rectangle('Position',[125 -112.5 6.25 6.25], 'FaceColor',[1 1 1]);
rectangle('Position',[131.25 -112.5 6.25 6.25], 'FaceColor',[1 1 1]);
rectangle('Position',[100 -131.25 6.25 6.25], 'FaceColor',[0 0 0]);
rectangle('Position',[106.25 -131.25 6.25 6.25], 'FaceColor',[0 0 0]);
rectangle('Position',[100 -137.5 6.25 6.25], 'FaceColor',[1 1 1]);
rectangle('Position',[106.25 -137.5 6.25 6.25], 'FaceColor',[1 1 1]);
rectangle('Position',[112.5 -131.25 6.25 6.25], 'FaceColor',[0 0 0]);
rectangle('Position',[118.75 -131.25 6.25 6.25], 'FaceColor',[1 1 1]);
rectangle('Position',[112.5 -137.5 6.25 6.25], 'FaceColor',[1 1 1]);
rectangle('Position',[118.75 -137.5 6.25 6.25], 'FaceColor',[1 1 1]);
rectangle('Position',[175 -106.25 6.25 6.25], 'FaceColor',[1 1 1]);
rectangle('Position',[181.25 -106.25 6.25 6.25], 'FaceColor',[0 0 0]);
rectangle('Position',[175 -112.5 6.25 6.25], 'FaceColor',[1 1 1]);
rectangle('Position',[181.25 -112.5 6.25 6.25], 'FaceColor',[0 0 0]);
rectangle('Position',[187.5 -118.75 6.25 6.25], 'FaceColor',[1 1 1]);
rectangle('Position',[193.75 -118.75 6.25 6.25], 'FaceColor',[0 0 0]);
rectangle('Position',[187.5 -125 6.25 6.25], 'FaceColor',[1 1 1]);
rectangle('Position',[193.75 -125 6.25 6.25], 'FaceColor',[0 0 0]);
rectangle('Position',[187.5 -131.25 6.25 6.25], 'FaceColor',[1 1 1]);
rectangle('Position',[193.75 -131.25 6.25 6.25], 'FaceColor',[0 0 0]);
rectangle('Position',[187.5 -137.5 6.25 6.25], 'FaceColor',[1 1 1]);
rectangle('Position',[193.75 -137.5 6.25 6.25], 'FaceColor',[0 0 0]);
rectangle('Position',[100 -156.25 6.25 6.25], 'FaceColor',[0 0 0]);
rectangle('Position',[106.25 -156.25 6.25 6.25], 'FaceColor',[0 0 0]);
rectangle('Position',[100 -162.5 6.25 6.25], 'FaceColor',[1 1 1]);
rectangle('Position',[106.25 -162.5 6.25 6.25], 'FaceColor',[0 0 0]);
rectangle('Position',[100 -168.75 6.25 6.25], 'FaceColor',[1 1 1]);
rectangle('Position',[106.25 -168.75 6.25 6.25], 'FaceColor',[0 0 0]);
rectangle('Position',[100 -175 6.25 6.25], 'FaceColor',[1 1 1]);
rectangle('Position',[106.25 -175 6.25 6.25], 'FaceColor',[0 0 0]);
rectangle('Position',[125 -168.75 6.25 6.25], 'FaceColor',[1 1 1]);
rectangle('Position',[131.25 -168.75 6.25 6.25], 'FaceColor',[1 1 1]);
rectangle('Position',[125 -175 6.25 6.25], 'FaceColor',[0 0 0]);
rectangle('Position',[131.25 -175 6.25 6.25], 'FaceColor',[0 0 0]);
rectangle('Position',[137.5 -168.75 6.25 6.25], 'FaceColor',[1 1 1]);
rectangle('Position',[143.75 -168.75 6.25 6.25], 'FaceColor',[1 1 1]);
rectangle('Position',[137.5 -175 6.25 6.25], 'FaceColor',[0 0 0]);
rectangle('Position',[143.75 -175 6.25 6.25], 'FaceColor',[1 1 1]);
rectangle('Position',[100 -181.25 6.25 6.25], 'FaceColor',[1 1 1]);
rectangle('Position',[106.25 -181.25 6.25 6.25], 'FaceColor',[0 0 0]);
rectangle('Position',[100 -187.5 6.25 6.25], 'FaceColor',[1 1 1]);
rectangle('Position',[106.25 -187.5 6.25 6.25], 'FaceColor',[0 0 0]);
rectangle('Position',[100 -193.75 6.25 6.25], 'FaceColor',[1 1 1]);
rectangle('Position',[106.25 -193.75 6.25 6.25], 'FaceColor',[0 0 0]);
rectangle('Position',[100 -200 6.25 6.25], 'FaceColor',[0 0 0]);
rectangle('Position',[106.25 -200 6.25 6.25], 'FaceColor',[0 0 0]);
rectangle('Position',[125 -181.25 6.25 6.25], 'FaceColor',[0 0 0]);
rectangle('Position',[131.25 -181.25 6.25 6.25], 'FaceColor',[0 0 0]);
rectangle('Position',[125 -187.5 6.25 6.25], 'FaceColor',[1 1 1]);
rectangle('Position',[131.25 -187.5 6.25 6.25], 'FaceColor',[1 1 1]);
rectangle('Position',[137.5 -181.25 6.25 6.25], 'FaceColor',[0 0 0]);
rectangle('Position',[143.75 -181.25 6.25 6.25], 'FaceColor',[1 1 1]);
rectangle('Position',[137.5 -187.5 6.25 6.25], 'FaceColor',[1 1 1]);
rectangle('Position',[143.75 -187.5 6.25 6.25], 'FaceColor',[1 1 1]);
rectangle('Position',[125 -193.75 6.25 6.25], 'FaceColor',[1 1 1]);
rectangle('Position',[131.25 -193.75 6.25 6.25], 'FaceColor',[1 1 1]);
rectangle('Position',[125 -200 6.25 6.25], 'FaceColor',[0 0 0]);
rectangle('Position',[131.25 -200 6.25 6.25], 'FaceColor',[0 0 0]);
rectangle('Position',[137.5 -193.75 6.25 6.25], 'FaceColor',[1 1 1]);
rectangle('Position',[143.75 -193.75 6.25 6.25], 'FaceColor',[1 1 1]);
rectangle('Position',[137.5 -200 6.25 6.25], 'FaceColor',[0 0 0]);
rectangle('Position',[143.75 -200 6.25 6.25], 'FaceColor',[0 0 0]);
rectangle('Position',[150 -156.25 6.25 6.25], 'FaceColor',[0 0 0]);
rectangle('Position',[156.25 -156.25 6.25 6.25], 'FaceColor',[0 0 0]);
rectangle('Position',[150 -162.5 6.25 6.25], 'FaceColor',[1 1 1]);
rectangle('Position',[156.25 -162.5 6.25 6.25], 'FaceColor',[1 1 1]);
rectangle('Position',[175 -156.25 6.25 6.25], 'FaceColor',[0 0 0]);
rectangle('Position',[181.25 -156.25 6.25 6.25], 'FaceColor',[0 0 0]);
rectangle('Position',[175 -162.5 6.25 6.25], 'FaceColor',[1 1 1]);
rectangle('Position',[181.25 -162.5 6.25 6.25], 'FaceColor',[1 1 1]);
rectangle('Position',[187.5 -156.25 6.25 6.25], 'FaceColor',[0 0 0]);
rectangle('Position',[193.75 -156.25 6.25 6.25], 'FaceColor',[0 0 0]);
rectangle('Position',[187.5 -162.5 6.25 6.25], 'FaceColor',[1 1 1]);
rectangle('Position',[193.75 -162.5 6.25 6.25], 'FaceColor',[0 0 0]);
rectangle('Position',[187.5 -168.75 6.25 6.25], 'FaceColor',[1 1 1]);
rectangle('Position',[193.75 -168.75 6.25 6.25], 'FaceColor',[0 0 0]);
rectangle('Position',[187.5 -175 6.25 6.25], 'FaceColor',[1 1 1]);
rectangle('Position',[193.75 -175 6.25 6.25], 'FaceColor',[0 0 0]);
rectangle('Position',[162.5 -181.25 6.25 6.25], 'FaceColor',[0 0 0]);
rectangle('Position',[168.75 -181.25 6.25 6.25], 'FaceColor',[0 0 0]);
rectangle('Position',[162.5 -187.5 6.25 6.25], 'FaceColor',[1 1 1]);
rectangle('Position',[168.75 -187.5 6.25 6.25], 'FaceColor',[1 1 1]);
rectangle('Position',[150 -193.75 6.25 6.25], 'FaceColor',[1 1 1]);
rectangle('Position',[156.25 -193.75 6.25 6.25], 'FaceColor',[1 1 1]);
rectangle('Position',[150 -200 6.25 6.25], 'FaceColor',[0 0 0]);
rectangle('Position',[156.25 -200 6.25 6.25], 'FaceColor',[0 0 0]);
rectangle('Position',[162.5 -193.75 6.25 6.25], 'FaceColor',[1 1 1]);
rectangle('Position',[168.75 -193.75 6.25 6.25], 'FaceColor',[1 1 1]);
rectangle('Position',[162.5 -200 6.25 6.25], 'FaceColor',[0 0 0]);
rectangle('Position',[168.75 -200 6.25 6.25], 'FaceColor',[0 0 0]);
rectangle('Position',[187.5 -181.25 6.25 6.25], 'FaceColor',[1 1 1]);
rectangle('Position',[193.75 -181.25 6.25 6.25], 'FaceColor',[0 0 0]);
rectangle('Position',[187.5 -187.5 6.25 6.25], 'FaceColor',[1 1 1]);
rectangle('Position',[193.75 -187.5 6.25 6.25], 'FaceColor',[0 0 0]);
rectangle('Position',[175 -193.75 6.25 6.25], 'FaceColor',[1 1 1]);
rectangle('Position',[181.25 -193.75 6.25 6.25], 'FaceColor',[1 1 1]);
rectangle('Position',[175 -200 6.25 6.25], 'FaceColor',[0 0 0]);
rectangle('Position',[181.25 -200 6.25 6.25], 'FaceColor',[0 0 0]);
rectangle('Position',[187.5 -193.75 6.25 6.25], 'FaceColor',[1 1 1]);
rectangle('Position',[193.75 -193.75 6.25 6.25], 'FaceColor',[0 0 0]);
rectangle('Position',[187.5 -200 6.25 6.25], 'FaceColor',[0 0 0]);
rectangle('Position',[193.75 -200 6.25 6.25], 'FaceColor',[0 0 0]);
X=[186.667,181.25,171.875,165.625,156.25,156.25,143.75,137.5,121.875,115.625,109.375,103.125,93.75,81.25,93.75,81.25,68.75,56.25,43.75,34.375,28.125,21.875,15.625,15.625,15.625,21.875,31.25,21.875,21.875,18.75,9.375,9.375,18.75,13.3333];
Y=[-186.667,-181.25,-184.375,-184.375,-181.25,-168.75,-156.25,-137.5,-134.375,-134.375,-134.375,-134.375,-131.25,-131.25,-118.75,-106.25,-93.75,-81.25,-81.25,-90.625,-96.875,-103.125,-109.375,-115.625,-121.875,-128.125,-131.25,-140.625,-146.875,-156.25,-165.625,-171.875,-181.25,-186.667];
hold on;
plot(X,Y,'r');
plot(X,Y,'bo');
legend('685.394','Location','southoutside');
